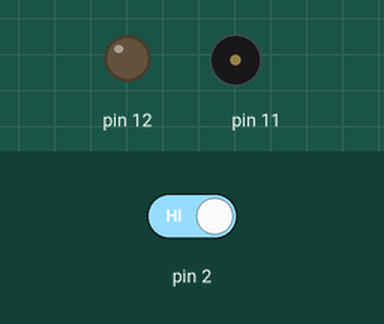
Bench run of a sketch on a simulated Arduino Uno, built with avr-gcc and run on an emulated ATmega328P. Shown: output pins drawn as LEDs (lit = HIGH), buzzer (waves = sounding). The test bench sets the inputs (shaded band); at power-on: pin 2 HIGH.

Above: at 1.2 s.
1.3 s: pin 2 driven LOW
At 4.2 s:
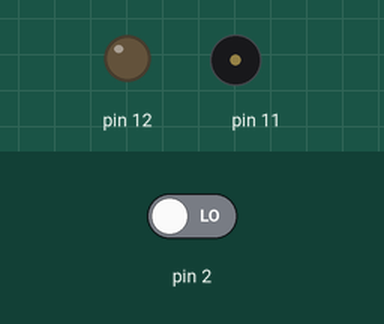
4.3 s: pin 2 driven HIGH
At 5.2 s:
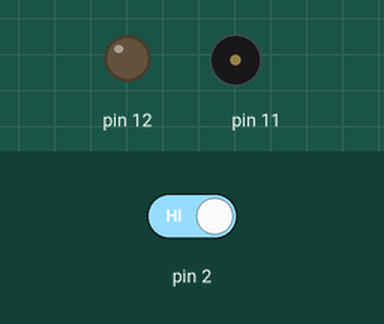
Timing chart, 0 to 7.3 s (numbered marks = the images above; inputs shaded):
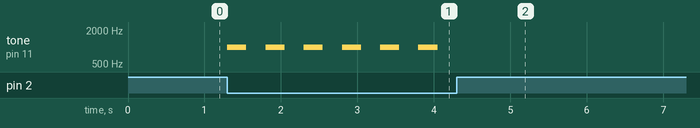

Measured:
- after the input at 1.3 s, tone on pin 11: alternates 1000 Hz for 0.25 s and silent for 0.25 s, starting at once
- after the input at 4.3 s, tone on pin 11: stops changing and stays silent

The sketch:

drawer_alarm.ino
```cpp
void honk();
void setup(){
  pinMode(12,OUTPUT);
  pinMode(2,INPUT);
}
void loop(){
  if(!digitalRead(2)){
    honk();
  }
}

void honk(){
  tone(11,1000);
  delay(250);
  noTone(11);
  delay(250);
    tone(11,1000);
  delay(250);
  noTone(11);
  delay(250);
    tone(11,1000);
  delay(250);
  noTone(11);
  delay(250);
    tone(11,1000);
  delay(250);
  noTone(11);
  delay(250);
    tone(11,1000);
  delay(250);
  noTone(11);
  delay(250);
    tone(11,1000);
  delay(250);
  noTone(11);
  delay(250);
}
```
